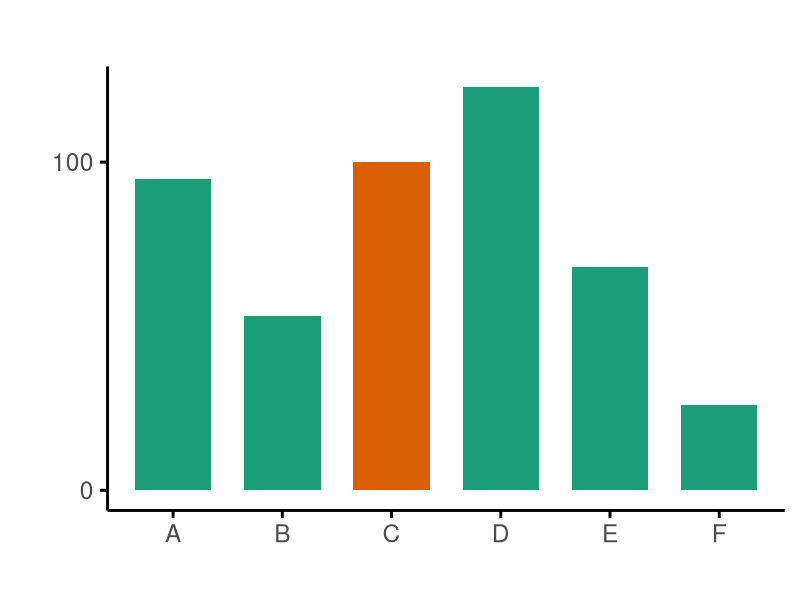
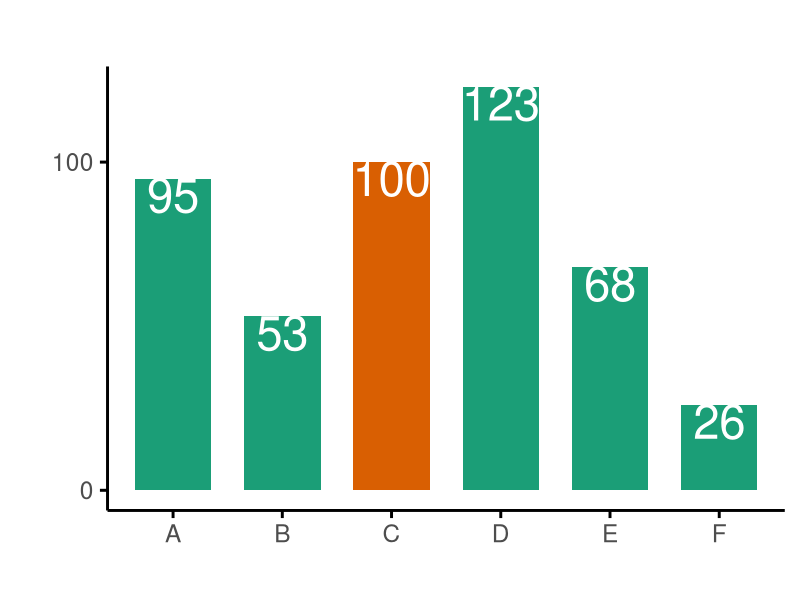
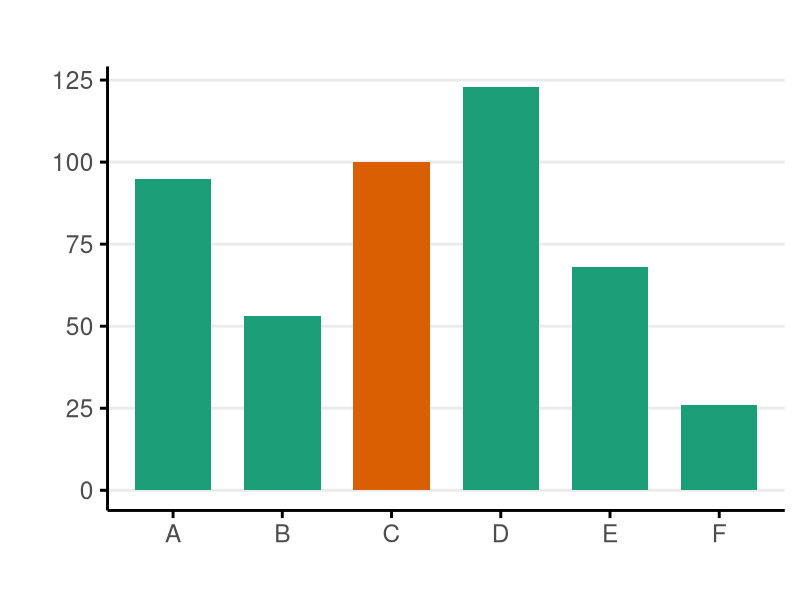
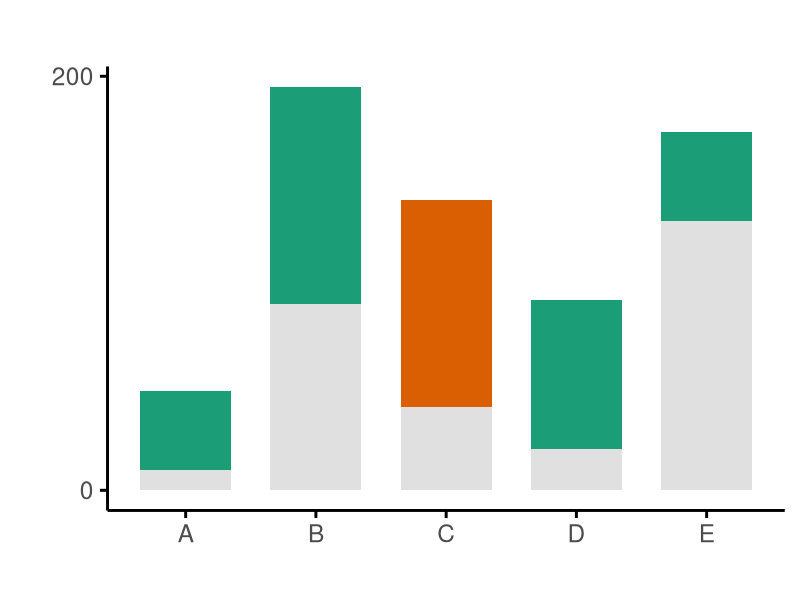
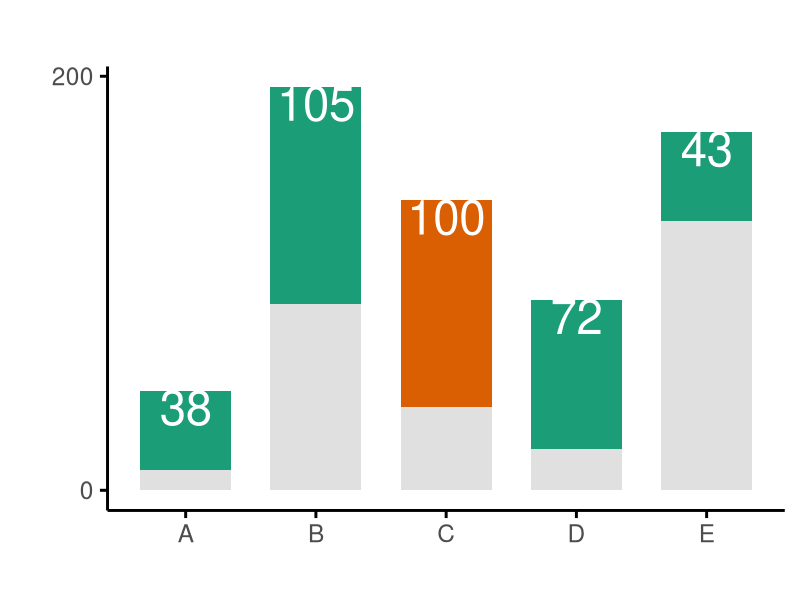
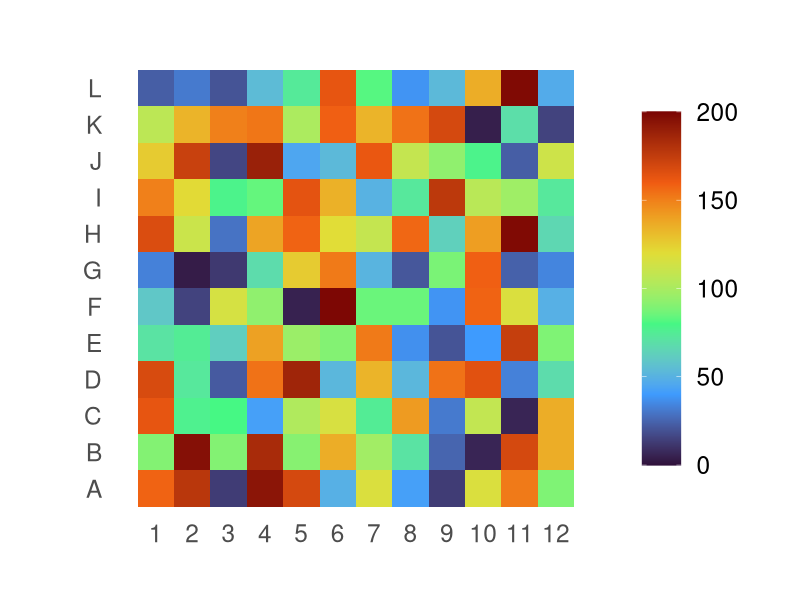
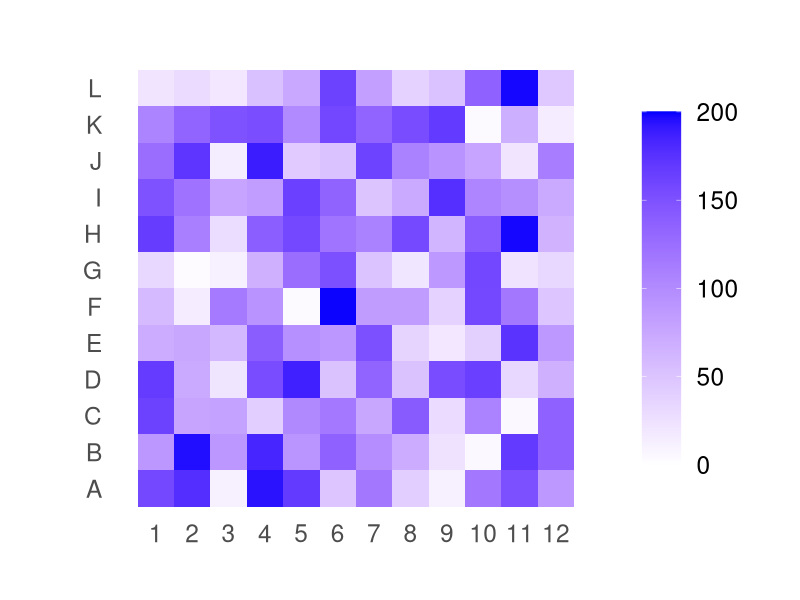
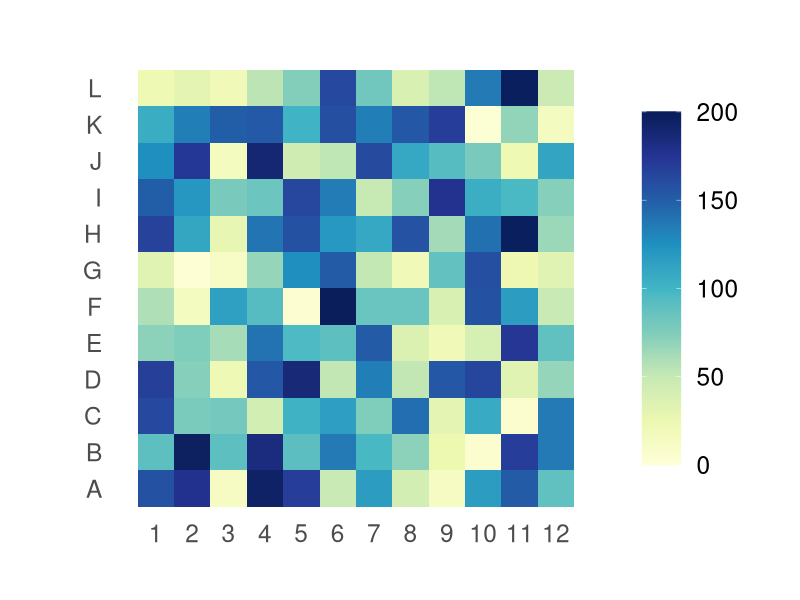

R code for these plots, in order:
## ---- chunk 1
knitr::opts_chunk$set(echo = FALSE, message = FALSE, warning = FALSE)
knitr::opts_chunk$set(
  fig.width = 12,   # increase width
  fig.height = 8,
  out.width = "100%"   # VERY IMPORTANT
)

library(ggplot2)
library(dplyr)
## ---- chunk 2
dt.1 <- data.frame(
  name = c('A', 'B', 'C', 'D', 'E', 'F'),
  value = c(95, 53, 100, 123, 68, 26),
  f = c(FALSE, FALSE, TRUE, FALSE, FALSE, FALSE)
)
p_bar_same_base = ggplot(
  dt.1,
  aes(x = name, y = value, fill = f)
) +
  geom_bar(
    stat = 'identity',
    width = 0.7
  ) +
  scale_fill_manual(values = c('#1b9e77', '#d95f02')) +
  scale_y_continuous(breaks = c(0, 100)) +
  guides(fill = "none") +
  theme_minimal(base_size = 22) +
  theme(
    panel.grid.major = element_blank(),
    panel.grid.minor = element_blank(),
    axis.line = element_line(),
    axis.ticks = element_line()
  ) +
  labs(
    title = "",
    x = "",
    y = ""
  )
p_bar_same_base
## ---- chunk 3
p_bar_same_base +
  geom_label(
    aes(
      label = value
    ),
    size = 12,
    fill = "transparent",
    colour = "white",
    nudge_y = -5,
    label.size = 0
  )
## ---- chunk 4
p_bar_same_base +
  scale_y_continuous() +
  theme(
    panel.grid.major.y = element_line(),
    panel.grid.minor = element_blank(),
    axis.line = element_line(),
    axis.ticks = element_line()
  )

## ---- chunk 5
dt.2 <- data.frame(
  name = c('A', 'A', 'B', 'B', 'C', 'C', 'D', 'D', 'E', 'E'),
  value = c(10, 38, 90, 105, 40, 100, 20, 72, 130, 43),
  f = c('hide', 'show_blue', 'hide', 'show_blue', 'hide', 'show_red', 'hide', 'show_blue', 'hide', 'show_blue')
)
dt.2$f = factor(dt.2$f, levels = c('show_red', 'show_blue', 'hide'))

p_bar_different_base = ggplot(
  dt.2,
  aes(x = name, y = value, fill = f)
) +
  geom_bar(
    stat = 'identity',
    width = 0.7
  ) +
  scale_fill_manual(values = c('#d95f02', '#1b9e77', '#e0e0e0')) +
  guides(fill = "none") +
  theme_minimal(base_size = 22) +
  scale_y_continuous(breaks = c(0, 200)) +
  theme(
    panel.grid.major = element_blank(),
    panel.grid.minor = element_blank(),
    axis.line = element_line(),
    axis.ticks = element_line()
  ) +
  labs(
    title = "",
    x = "",
    y = ""
  )

p_bar_different_base
## ---- chunk 6
bar_different_base_labels = dt.2 %>%
  group_by(name = name) %>%
  summarise(tot = sum(value), value = last(value), .groups = "drop")

p_bar_different_base +
  geom_label(
    data = bar_different_base_labels,
    aes(
      y = tot,
      label = value
    ),
    size = 12,
    fill = "transparent",
    colour = "white",
    nudge_y = -8,
    label.size = 0
  )
## ---- chunk 7
nb_hm <- 12
set.seed(123)
# matrix -> dataframe (wide)

# long format for ggplot
dt.hm <- data.frame(
  x = rep(seq_len(nb_hm), times = nb_hm),
  y = rep(LETTERS[1:nb_hm], each = nb_hm),
  value = sample(0:200, nb_hm * nb_hm, replace = TRUE)
)
plot_heat_map <- function(df) {
  ggplot(df, aes(x = x, y = y, fill = value)) +
    geom_tile() +
    coord_equal() +
    theme_minimal(base_size = 22) +
    theme(panel.grid = element_blank()) +
    scale_x_continuous(
      breaks = seq(1, nb_hm, by = 1)
    ) +
    labs(
      title = "",
      x = "",
      y = ""
    )
}

plot_heat_map(dt.hm) +
  scale_fill_viridis_c(
    option = "H",
    limits = c(0, 200),
    guide = guide_colourbar(
      barheight = grid::unit(9, "cm"),
      barwidth = grid::unit(1, "cm")
    ),
    name = NULL
  )
## ---- chunk 8

plot_heat_map(dt.hm) +
  scale_fill_gradient(
    low = "white",
    high = "blue",
    limits = c(0, 200),
    guide = guide_colourbar(
      barheight = grid::unit(9, "cm"),
      barwidth = grid::unit(1, "cm")
    ),
    name = NULL
  )
## ---- chunk 9

plot_heat_map(dt.hm) +
  scale_fill_gradientn(
    colours = scales::brewer_pal(palette = "YlGnBu")(9),  # 9 anchor colours
    limits = c(0, 200),
    guide = guide_colourbar(
      barheight = grid::unit(9, "cm"),
      barwidth = grid::unit(1, "cm")
    ),
    name = NULL
  )
## ---- chunk 10
plot_discrete_colours <- function(dt, nb_d) {
  df.hmd <- dt

  df.hmd$value_orig <- df.hmd$value
  level_values <- paste("[", floor(seq(0, nb_d - 1) * 200 / nb_d), ",", floor(seq(1, nb_d) * 200 / nb_d), " [", sep = "")
  df.hmd$value <- factor(level_values[floor(dt.hm$value * nb_d / 200) + 1], levels = level_values)

  ggplot(df.hmd, aes(x = x, y = y, fill = value)) +
    geom_tile() +
    coord_equal() +
    theme_minimal(base_size = 22) +
    theme(panel.grid = element_blank()) +
    scale_x_continuous(
      breaks = seq(1, nb_hm, by = 1)
    ) +
    labs(
      title = "",
      x = "",
      y = ""
    ) +
    scale_fill_manual(
      values = scales::brewer_pal(palette = "YlGnBu")(nb_d),
      name = NULL,
    ) +
    guides(fill = guide_legend(reverse = TRUE)) +
    theme(
      legend.key.height = grid::unit(2, "cm"),
      legend.key.width = grid::unit(10, "mm")
    )
}
## ---- chunk 11
plot_discrete_colours(dt.hm, 8)

## ---- chunk 12
plot_discrete_colours(dt.hm, 5)
